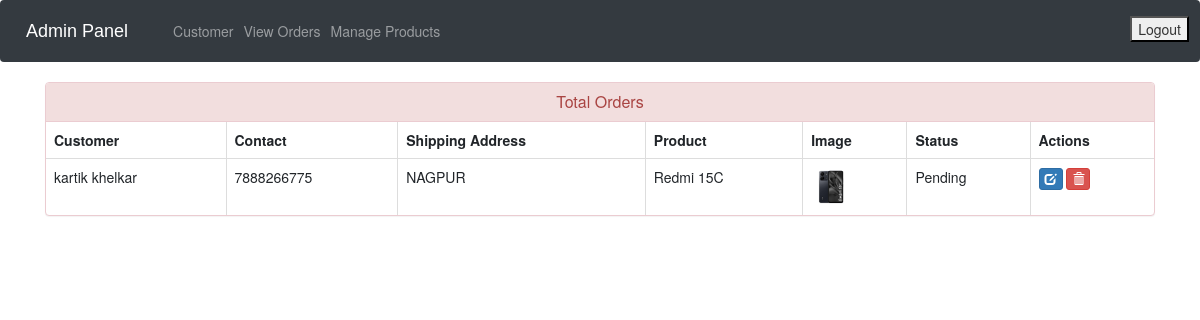
The page /admin-view-booking (signed in) on the database its author committed.
### store/models.py (models this page shows, shortened)
class Customer(models.Model):
    user=models.OneToOneField(User,on_delete=models.CASCADE)
    profile_pic= models.ImageField(upload_to='profile_pic/CustomerProfilePic/',null=True,blank=True)
    address = models.CharField(max_length=40)
    mobile = models.CharField(max_length=20,null=False)
    @property
    def get_name(self):
        return self.user.first_name+" "+self.user.last_name

class Orders(models.Model):
    STATUS =(
        ('Pending','Pending'),
        ('Order Confirmed','Order Confirmed'),
        ('Out for Delivery','Out for Delivery'),
        ('Delivered','Delivered'),
    )
    customer=models.ForeignKey('Customer', on_delete=models.CASCADE,null=True)
    product=models.ForeignKey('Product',on_delete=models.CASCADE,null=True)
    email = models.CharField(max_length=50,null=True)
    address = models.CharField(max_length=500,null=True)
    mobile = models.CharField(max_length=20,null=True)
    order_date= models.DateField(auto_now_add=True,null=True)
    status=models.CharField(max_length=50,null=True,choices=STATUS)

class Product(models.Model):
    name=models.CharField(max_length=40)
    product_image= models.ImageField(upload_to='product_image/',null=True,blank=True)
    price = models.PositiveIntegerField()
    description=models.CharField(max_length=40)

### store/views.py (the view)
# urls.py: path('admin-view-booking', views.admin_view_booking_view,name='admin-view-booking'),
@login_required(login_url='adminlogin')
def admin_view_booking_view(request):
    orders=models.Orders.objects.all()
    ordered_products=[]
    ordered_bys=[]
    for order in orders:
        ordered_product=models.Product.objects.all().filter(id=order.product.id)
        ordered_by=models.Customer.objects.all().filter(id = order.customer.id)
        ordered_products.append(ordered_product)
        ordered_bys.append(ordered_by)
    return render(request,'admin_view_booking.html',{'data':zip(ordered_products,ordered_bys,orders)})

### store/templates/admin_view_booking.html (shortened to what this page needs)
{% extends 'admin_base.html' %}
{% load static %}
{% block content %}
<head>
  <link href="//netdna.bootstrapcdn.com/bootstrap/3.0.0/css/bootstrap.min.css" rel="stylesheet" id="bootstrap-css">
</head>
<div class="container">
  <div class="panel panel-danger">
    <div class="panel-heading">
      <h6 class="panel-title">Total Orders</h6>
    </div>
    <table class="table table-hover table-bordered" id="dev-table">
      <thead>
        <tr>
          <th>Customer</th>
          <th>Contact</th>
          <th>Shipping Address</th>
          <th>Product</th>
          <th>Image</th>
          <th>Status</th>
          <th>Actions</th>
        </tr>
      </thead>
      {% for product,customer,order in data %}
      <tr>
        {% for c in customer %}
        <td> {{c.get_name}}</td>
        <td>{{c.mobile}}</td>
        <td>{{order.address}}</td>
        {% endfor %}
        {% for p in product %}
        <td> {{p.name}}</td>
        <td> <img src="{% static p.product_image.url %}" alt="Profile Pic" height="40px" width="40px" /></td>
        <td>{{order.status}}</td>
        <td><a class="btn btn-primary btn-xs" href="{% url 'update-order' order.id  %}"><span class="glyphicon glyphicon-edit"></span></a>
        <a class="btn btn-danger btn-xs" href="{% url 'delete-order' order.id  %}"><span class="glyphicon glyphicon-trash"></span></a></td>
        {% endfor %}
      </tr>
      {% endfor %}
    </table>
  </div>
</div>
{% endblock content %}

### store/templates/admin_view_booking.html (style rules this page uses)
a:link { text-decoration: none; }
h6 { text-align: center; }

### rows shown on the page
Orders: address "NAGPUR", status "Pending"
Customer: get_name "kartik khelkar", mobile "7888266775"
Product: name "Redmi 15C", product_image (picture)
